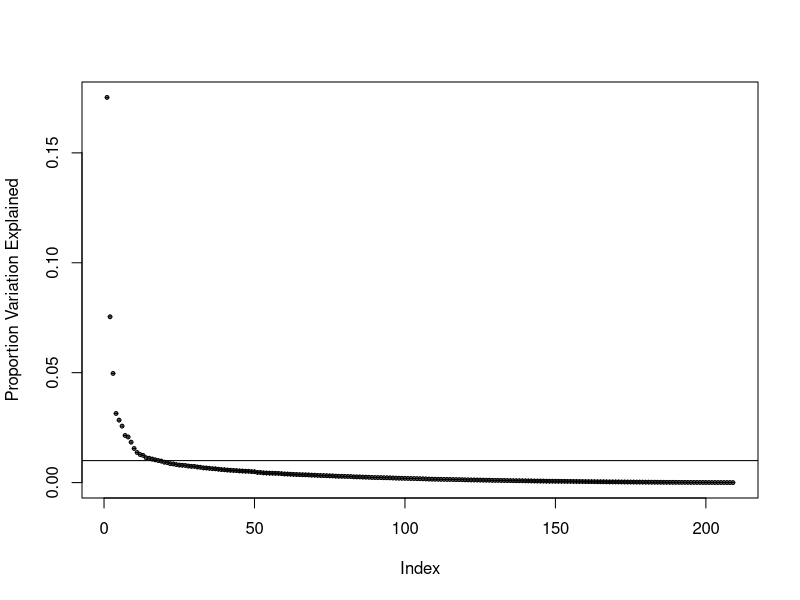
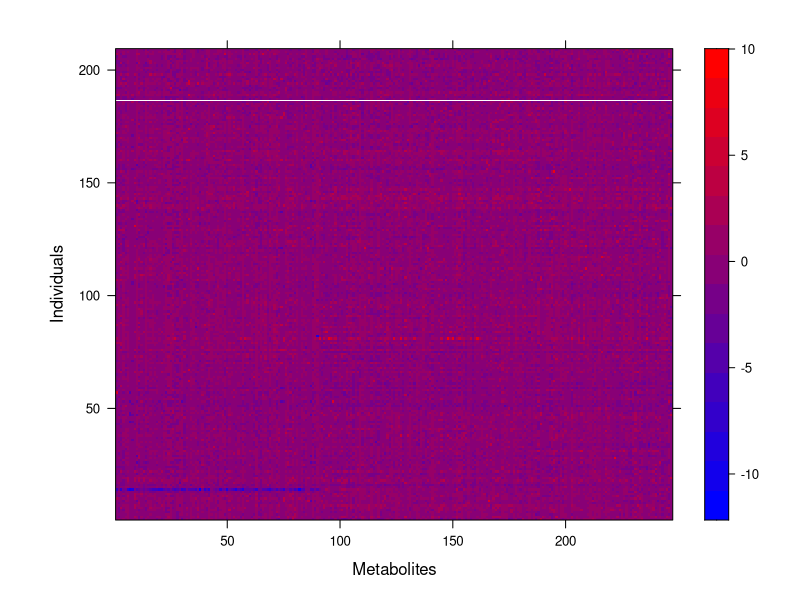
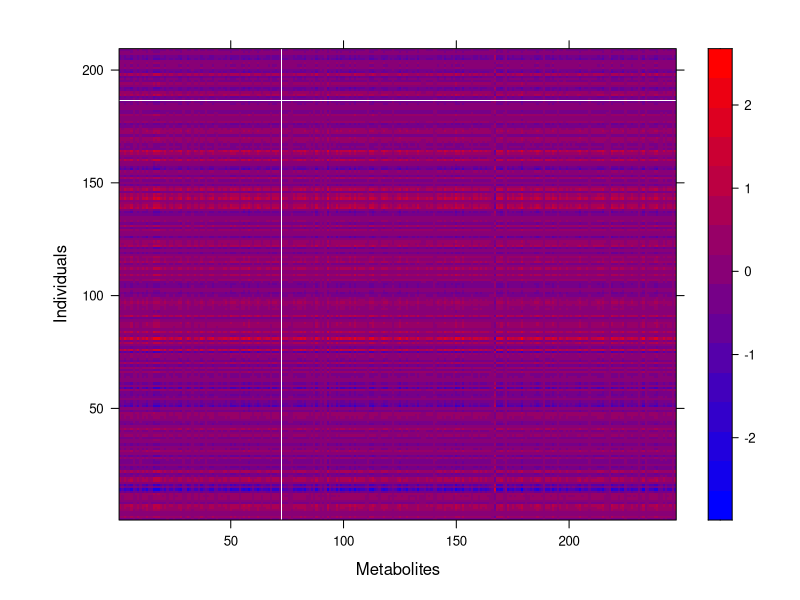
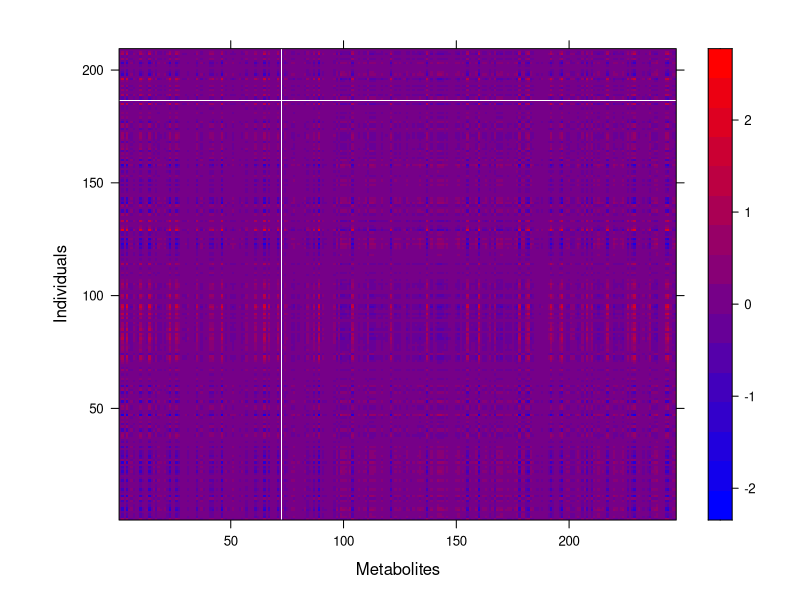
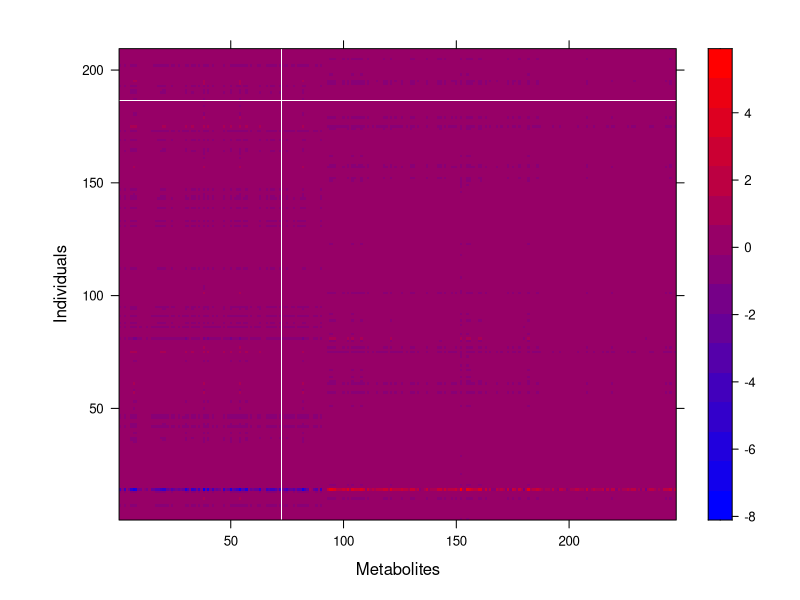

Generate these figures, in order, with R:
## ---- chunk 1
setwd("~/KKScardiology/analysis")

data=na.omit(data.frame(read.csv("../data/kts.csv",header = T)))##omitted 79 rows
metab=data[,24:ncol(data)]
metab=metab[,-213]
X=as.matrix(metab)


#clrs <- colorRampPalette(rev(c("#D73027","#FC8D59","#FEE090","#FFFFBF","#E0F3F8","#91BFDB","#4575B4")))(64)
library("lattice")
X=scale(X,center=TRUE,scale=TRUE)
rownames(X)=colnames(X)=NULL
## ---- chunk 2

fit=lm(data[, "ef"] ~ as.matrix(metab))
#Take svd
svd.X = svd(X)
u = svd.X$u; v=svd.X$v; d=svd.X$d
plot(d^2/sum(d^2),lty=3,pch=10,lwd=1,cex=0.5,ylab="Proportion Variation Explained")
abline(h=0.01)


## ---- chunk 3

#1st principal matrix 
pcm1 = d[1]*matrix(u[,1])%*%t(matrix(v[,1]))

#2nd principal matrix 
pcm2 = d[2]*matrix(u[,2])%*%t(matrix(v[,2]))

#3rd principal matrix 
pcm3 = d[3]*matrix(u[,3])%*%t(matrix(v[,3]))

print(levelplot(t(X),col.regions = colorRampPalette(c("blue", "red"))( 100 ) ,
                xlab = "Metabolites",ylab = "Individuals",colorkey = TRUE))

print(levelplot(t(pcm1),col.regions = colorRampPalette(c("blue", "red"))( 100 ),
                xlab = "Metabolites",ylab = "Individuals",colorkey = TRUE))

print(levelplot(t(pcm2),col.regions = colorRampPalette(c("blue", "red"))( 100 ),
                xlab = "Metabolites",ylab = "Individuals",colorkey = TRUE))

print(levelplot(t(pcm3),col.regions = colorRampPalette(c("blue", "red"))( 100 ),
                xlab = "Metabolites",ylab = "Individuals",colorkey = TRUE))
## ---- chunk 4
covar=data[,c("race","female","hypertension","hyperlipidemia","dm2","age","smoking","echo_bmi")]
covar$female=factor(covar$female);covar$race=factor(covar$race)

predictors=cbind(covar,u[,1:20])
fit <- lm(data$ef ~ ., data=predictors)
summary(fit)
## ---- chunk 5

colnames(metab)[order(abs(v[,4]),decreasing = T)[1:10]]


